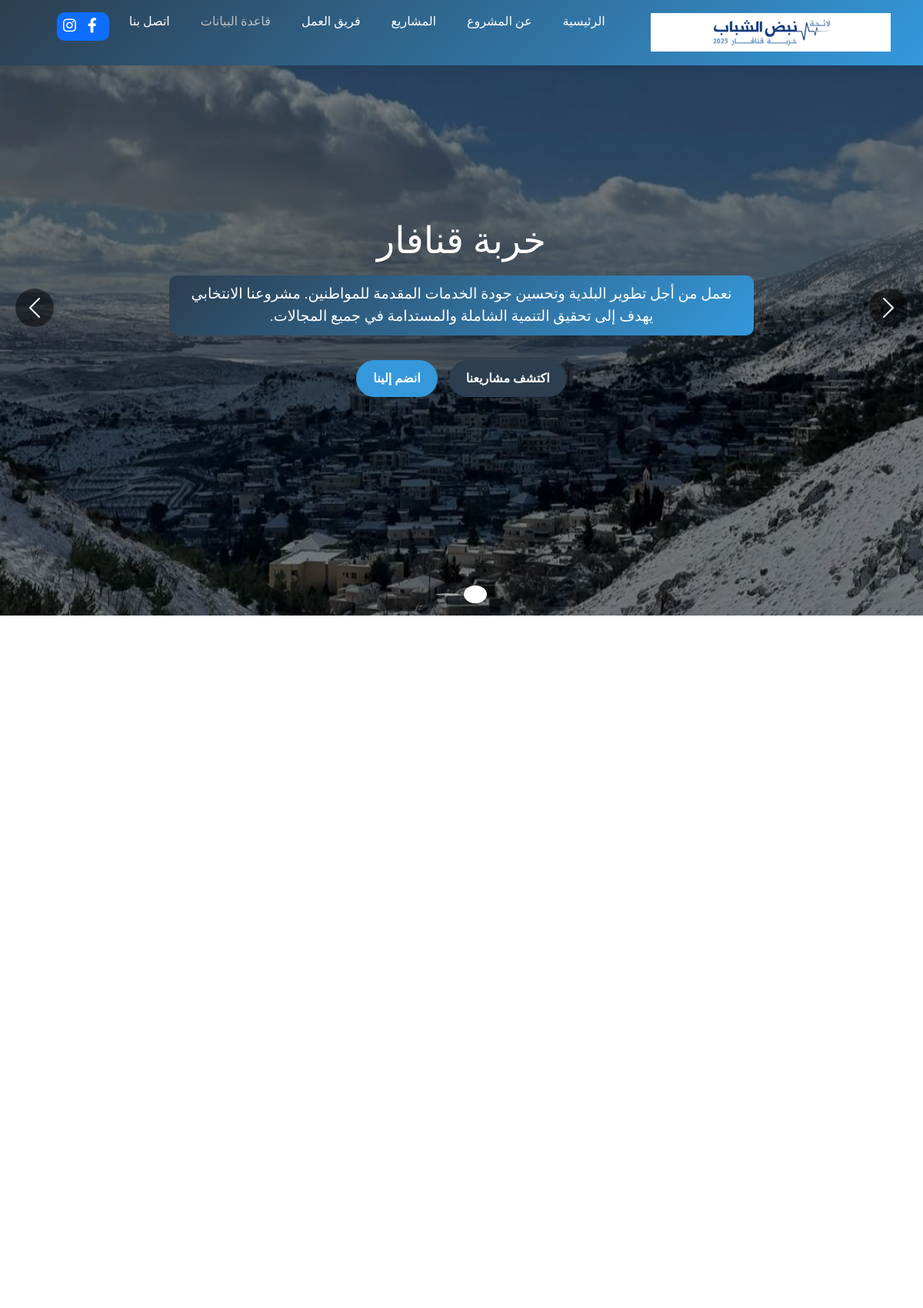
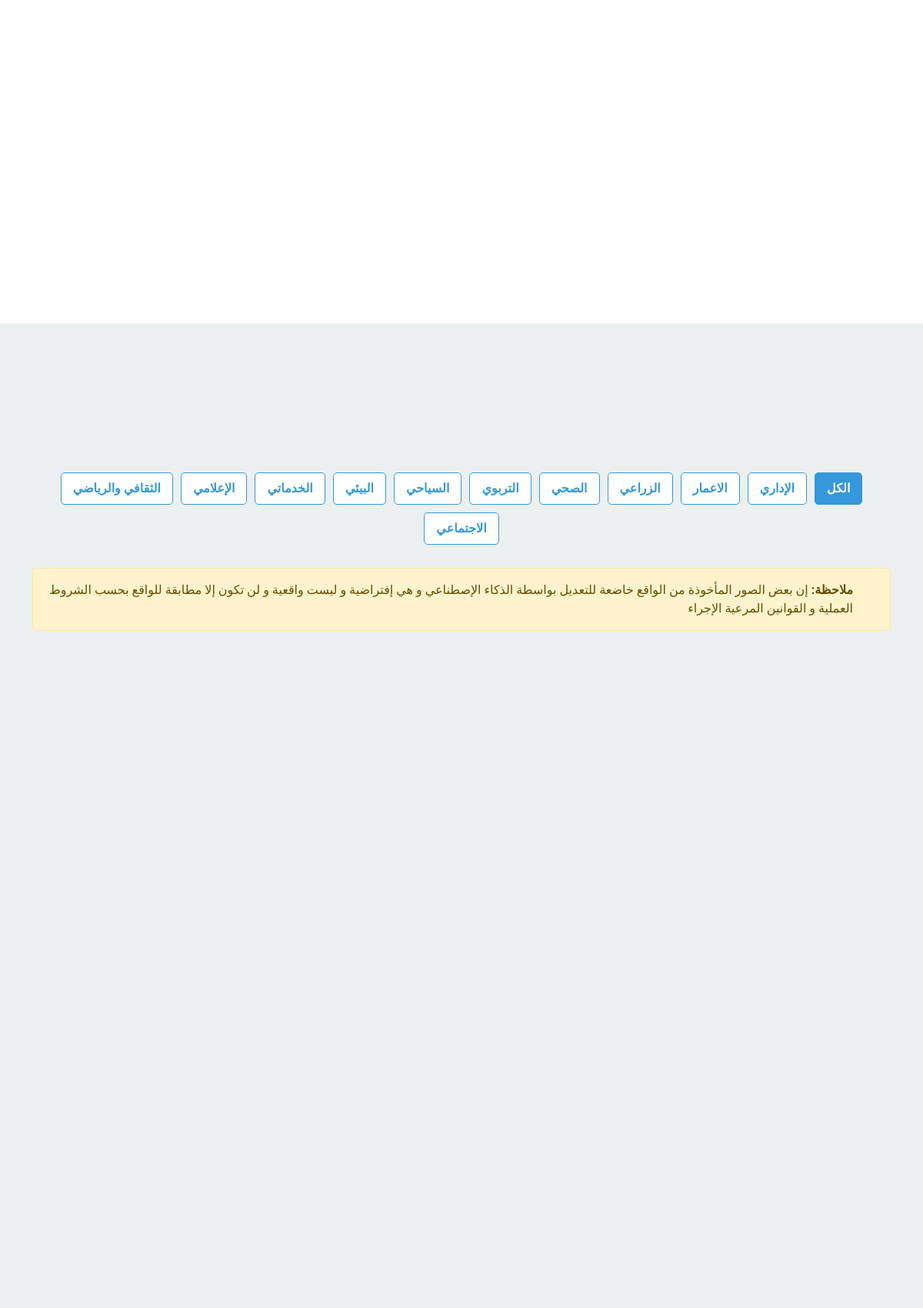
The page / (upper part) on the database its author committed (2 pictures, top to bottom).
### main/models.py (models this page shows, shortened)
class MySetting(models.Model):
   phone = models.CharField( max_length=40,  blank=True, null=True)
   email = models.EmailField(max_length=254, null=True, blank=True)
   instagramLink = models.TextField(blank=True, null=True)
   facebookLink = models.TextField(blank=True, null=True)
   website_url = models.URLField(max_length=200, blank=True, null=True)
   address = models.CharField(max_length=255, blank=True, null=True)
   business_name = models.CharField(max_length=100, blank=True, null=True)
   logo = models.ImageField(upload_to='setting/', blank=True, null=True)
   linkedinLink = models.URLField(max_length=200, blank=True, null=True)
   created_at = models.DateTimeField(auto_now_add=True)
   updated_at = models.DateTimeField(auto_now=True)
   description = models.TextField(blank=True, null=True)
   dev_name = models.CharField(max_length=100, blank=True, null=True)
   dev_img =  models.ImageField(upload_to='setting/', blank=True, null=True)
   leyha_photo = models.ImageField(upload_to='setting/', blank=True, null=True)
   leyha_description =models.TextField(blank=True, null=True)

class Gallery(models.Model):
    title = models.CharField(max_length=200, verbose_name="عنوان المشروع")
    description = models.TextField(verbose_name="وصف المشروع", null=True, blank=True)
    image = models.ImageField(upload_to='gallery/', verbose_name="صورة القريه")
    created_at = models.DateTimeField(auto_now_add=True)
    updated_at = models.DateTimeField(auto_now=True)

class Category(models.Model):
    name = models.CharField(max_length=100, verbose_name="اسم الفئة")
    slug = models.SlugField(max_length=50, unique=True)
    description = models.TextField(blank=True, verbose_name="وصف الفئة")
    icon = models.CharField(max_length=50, blank=True, help_text="اسم أيقونة Font Awesome")
    class Meta:
        verbose_name = "فئة المشروع"
        verbose_name_plural = "فئات المشاريع"

### main/views.py (the view)
# urls.py: path('', main,name='main'),
def main(request):
    projects = Project.objects.select_related('category').all()
    categories = Category.objects.all()
    persons = Person.objects.all()
    gallery = Gallery.objects.all()
    setting = MySetting.objects.last()
    context = {
        'projects': projects,
        'categories': categories,
        'persons': persons,
        'gall': gallery,
        'setting':setting,
    }
    return render(request, 'main.html', context)

### templates/main.html (shortened to what this page needs)
{% extends "base.html" %}
{% load static %}
{% block css %}
<link rel="stylesheet" href="{%static 'css/main.css'%}">
{% endblock css %}
    {% block main %}
    <section id="home">
        <div id="heroCarousel" class="carousel slide carousel-fade" data-bs-ride="carousel" data-bs-interval="5000">
            <div class="carousel-indicators">
                {% for gall in gall %}
                    <button type="button" data-bs-target="#heroCarousel" data-bs-slide-to="{{ forloop.counter0 }}"
                            {% if forloop.first %}class="active" aria-current="true"{% endif %}
                            aria-label="Slide {{ forloop.counter }}"></button>
                {% endfor %}
            </div>
            <div class="carousel-inner">
                {% for gall in gall %}
                    <div class="carousel-item{% if forloop.first %} active{% endif %}" style="background-image: url('{{ gall.image.url }}');">
                        <div class="carousel-overlay"></div>
                        <div class="container h-100 d-flex align-items-center justify-content-center">
                            <div class="carousel-content text-center text-white">
                                <h2 class="animate__animated animate__fadeInDown">{{ gall.title }}</h2>
                                <p class="animate__animated animate__fadeInUp">{{ gall.description }}</p>
                                <div class="hero-buttons">
                                    <a href="#projects" class="btn btn-primary animate__animated animate__fadeInUp">اكتشف مشاريعنا</a>
                                    <a href="#contact" class="btn btn-danger">انضم إلينا</a>
                                </div>
                            </div>
                        </div>
                    </div>
                {% endfor %}
            </div>
            <button class="carousel-control-prev" type="button" data-bs-target="#heroCarousel" data-bs-slide="prev">
                <span class="carousel-control-prev-icon" aria-hidden="true"></span>
            </button>
            <button class="carousel-control-next" type="button" data-bs-target="#heroCarousel" data-bs-slide="next">
                <span class="carousel-control-next-icon" aria-hidden="true"></span>
            </button>
        </div>
    </section>
<section class="section" id="about">
        <div class="container">
            <div class="about-content">
            </div>
        </div>
    </section>
<section class="section" id="team">
    <div class="container">
        <div class="team-members">
        </div>
    </div>
</section>
<section class="section projects" id="projects">
    <div class="container">
        <div class="projects-filter" id="projectsId">
            <button class="filter-btn active" data-filter="all">الكل</button>
            {% for category in categories %}
            <button class="filter-btn" data-filter="{{ category.slug }}">
                {{ category.name }}
            </button>
            {% endfor %}
        </div>
        <div class="alert alert-warning alert-dismissible fade show container" role="alert">
            <strong>ملاحظة:</strong> إن بعض الصور المأخوذة من الواقع خاضعة للتعديل بواسطة الذكاء الإصطناعي و هي إفتراضية و ليست واقعية و لن تكون إلا مطابقة للواقع بحسب الشروط العملية و القوانين المرعية الإجراء
          </div>
        <div class="projects-grid">
        </div>
    </div>
</section>
    {% endblock main %}

### templates/base.html (shortened to what this page needs)
{% load static %}
<!DOCTYPE html>
<html lang="ar" dir="rtl">
<head>
    <link rel="stylesheet" href="{% static 'css/base.css' %}">
    <link rel="stylesheet" href="https://cdnjs.cloudflare.com/ajax/libs/font-awesome/6.4.0/css/all.min.css">
    <link href="https://cdn.jsdelivr.net/npm/bootstrap@5.3.0/dist/css/bootstrap.min.css" rel="stylesheet">
    <link rel="stylesheet" href="https://cdnjs.cloudflare.com/ajax/libs/animate.css/4.1.1/animate.min.css"/>
    {% block css %}{% endblock css %}
</head>
<body>
    <header id="header">
        <div class="container header-container">
            <div class="logo">
                <img src="{{setting.logo.url}}" alt="شعار الحملة">
            </div>
            <nav id="mainNav">
                <ul>
                    <li><a href="{% url 'main' %}#home">الرئيسية</a></li>
                    <li><a href="{% url 'main' %}#about">عن المشروع</a></li>
                    <li><a href="{% url 'main' %}#projects">المشاريع</a></li>
                    <li><a href="{% url 'main' %}#team">فريق العمل</a></li>
                    <li onclick="alert('قيد الإنشاء')"><a href="#" class="" style="color: rgb(192, 192, 192);">قاعدة البيانات</a></li>
                    <li><a href="{% url 'main' %}#contact">اتصل بنا</a></li>
                    <div class="social-links me-3 bg-primary px-2 py-1 d-flex justify-content-center align-item-center" style="border-radius:10px">
                        <a href="{{setting.facebookLink}}"><i class="fab fa-facebook-f me-2" style="color:white;"></i></a>
                        <a href="{{setting.instagramLink}}"><i class="fab fa-instagram" style="color:white;"></i></a>
                    </div>
                </ul>
            </nav>
        </div>
    </header>
    {% block main %}
    {% endblock main %}
    <link rel="stylesheet" href="https://cdnjs.cloudflare.com/ajax/libs/animate.css/4.1.1/animate.min.css"/>
</body>
</html>

### project/static/css/base.css (style rules this page uses)
:root { --primary-color: #2c3e50; --secondary-color: #3498db; --accent-color: #e74c3c; --light-color: #ecf0f1; --dark-color: #2c3e50; --success-color: #27ae60; }
* { margin: 0; padding: 0; box-sizing: border-box; font-family: 'Tajawal', sans-serif; }
body { background-color: #f5f5f5; color: #333; line-height: 1.6; font-family: 'Tajawal', sans-serif; line-height: 1.8; }
.container { width: 90%; max-width: 1200px; margin: 0 auto; padding: 0 15px; }
header { background: linear-gradient(135deg, var(--primary-color), var(--secondary-color)); color: white; padding: 1rem 0; position: fixed; width: 100%; top: 0; z-index: 1000; box-shadow: 0 2px 10px rgba(0, 0, 0, 0.1); transition: all 0.3s ease; }
.header-container { display: flex; justify-content: space-between; align-items: center; }
.logo { display: flex; align-items: center; }
.logo img { height: 50px; margin-left: 10px; }
nav ul { display: flex; list-style: none; }
nav ul li { margin-right: 20px; }
nav ul li a { color: white; text-decoration: none; font-weight: 500; padding: 5px 10px; border-radius: 5px; transition: all 0.3s ease; }
.projects-filter { display: flex; flex-wrap: wrap; justify-content: center; gap: 10px; margin-bottom: 30px; }
.filter-btn { padding: 8px 15px; background-color: white; border: 1px solid var(--secondary-color); color: var(--secondary-color); border-radius: 5px; cursor: pointer; transition: all 0.3s ease; font-weight: 600; }
.filter-btn.active { background-color: var(--secondary-color); color: white; }

### project/static/css/main.css (style rules this page uses)
.btn { display: inline-block; background-color: var(--secondary-color); color: white; padding: 12px 30px; border-radius: 50px; text-decoration: none; font-weight: 600; transition: all 0.3s ease; border: none; cursor: pointer; font-size: 1rem; animation: fadeIn 1.5s ease; }
.section { padding: 80px 0; }
.about-content { display: flex; align-items: center; flex-wrap: wrap; }
.projects { background-color: var(--light-color); }
.projects-grid { display: grid; grid-template-columns: repeat(auto-fill, minmax(350px, 1fr)); gap: 30px; }
.team-members { display: grid; grid-template-columns: repeat(auto-fill, minmax(250px, 1fr)); gap: 30px; }
.social-links { display: flex; justify-content: center; gap: 15px; }
.social-links a { color: var(--dark-color); font-size: 1.2rem; transition: all 0.3s ease; }
.projects-filter { display: flex; flex-wrap: wrap; justify-content: center; gap: 10px; margin-bottom: 30px; }
.filter-btn { padding: 8px 15px; background-color: white; border: 1px solid var(--secondary-color); color: var(--secondary-color); border-radius: 5px; cursor: pointer; transition: all 0.3s ease; font-weight: 600; }
.filter-btn.active { background-color: var(--secondary-color); color: white; }
#heroCarousel { height: 100vh; }
.carousel-item { height: 100vh; background-size: cover; background-position: center; }
.carousel-overlay { position: absolute; top: 0; left: 0; width: 100%; height: 100%; background-color: rgba(0, 0, 0, 0.5); }
.carousel-content { max-width: 800px; padding: 20px; position: relative; z-index: 1; }
.carousel-content h2 { font-size: 3rem; margin-bottom: 1rem; }
.carousel-content p { font-size: 1.2rem; margin-bottom: 2rem; background: linear-gradient(135deg, var(--primary-color), var(--secondary-color)); border-radius: 10px; padding: 10px; }
.hero-buttons { display: flex; justify-content: center; gap: 15px; flex-wrap: wrap; }
.carousel-indicators button { width: 12px; height: 12px; border-radius: 50%; border: 2px solid white; background: transparent; }
.carousel-indicators .active { background: white; }
.carousel-control-prev, .carousel-control-next { width: 50px; height: 50px; background: rgba(0, 0, 0, 0.5); border-radius: 50%; top: 50%; transform: translateY(-50%); opacity: 1; }
.carousel-control-prev { left: 20px; }
.carousel-control-next { right: 20px; }
.btn { padding: 10px 20px; border-radius: 50px; font-weight: bold; transition: all 0.3s ease; border: 2px solid transparent; }
.btn-primary { background-color: var(--primary-color); color: white; }

### rows shown on the page
MySetting: logo (picture)
Gallery: image (picture), title "خربة قنافار", description "نعمل من أجل تطوير البلدية وتحسين جودة الخدمات المقدمة للمواطنين. مشروعنا الانتخابي يهدف إلى تحقيق التنمية الشاملة والمستدامة في جميع المجالات."
Category: name "الإداري"
Category: name "الاعمار"
Category: name "الزراعي"
Category: name "الصحي"
Category: name "التربوي"
Category: name "السياحي"
Category: name "البيئي"
Category: name "الخدماتي"
Category: name "الإعلامي"
Category: name "الثقافي والرياضي"
Category: name "الاجتماعي"
